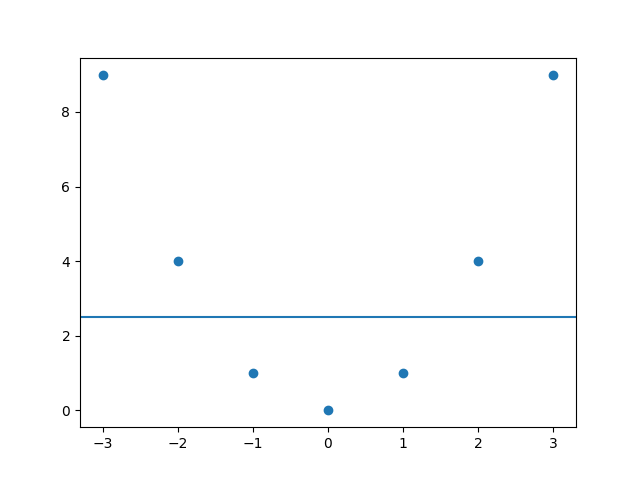

Here is the Python script that generated this plot:
import matplotlib.pyplot as plt

def main():
    xs = [-3, -2, -1, 0, 1, 2, 3]
    ys = list(map(lambda x: x ** 2, xs))

    plt.scatter(xs, ys)
    plt.axhline(y=2.5)
    plt.savefig('prob1.png')


if __name__ == '__main__':
    main()
